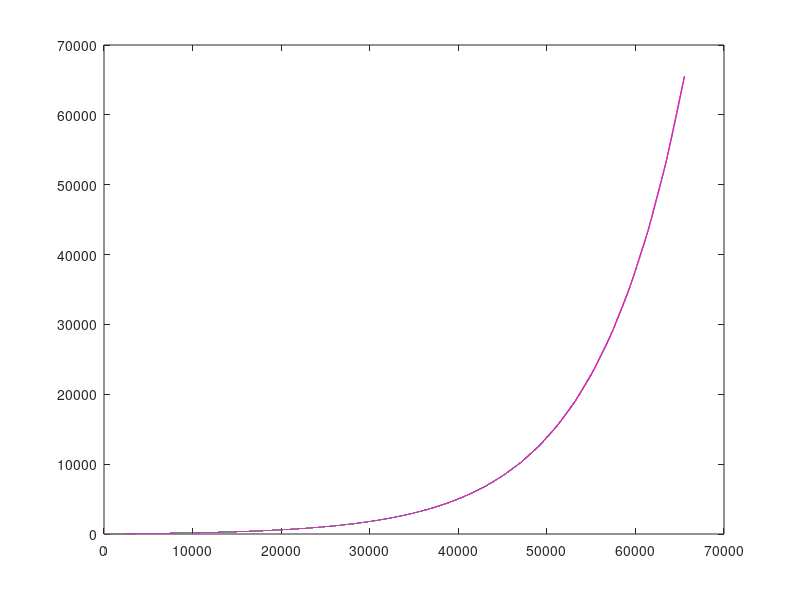

Here is the MATLAB script that generated this plot:
% real exponential characteristic
b=0:65535;
x=exp(b*0.0001);
y=(x-1.0) * (65535.0 / (exp(6.5535)-1.0));
plot(b,y);
min(y)
max(y)

% approximation
bits=5;
steps=2^(16-bits);
i=[0:steps:65535,65535];
yi=round(y(i+1));
yiif=floor(interp1(i,yi,b));
errf=(y-yiif)./y;
sum(abs(errf(isfinite(errf)))) / sum(isfinite(errf))

hold on;
plot(b,yiif,'r');

yiir=round(interp1(i,yi,b));
errr=(y-yiir)./y;
sum(abs(errr(isfinite(errr)))) / sum(isfinite(errr))

plot(b,yiir,'m');

fid=1;  % stdout
fprintf(fid,'#define BRIGHTNESS2PWM_VALUES_BITS    %d\n',bits);
fprintf(fid,'#define BRIGHTNESS2PWM_VALUES_SHIFT   (16 - BRIGHTNESS2PWM_VALUES_BITS)\n');
fprintf(fid,'#define BRIGHTNESS2PWM_VALUES_MASK    ((1 << BRIGHTNESS2PWM_VALUES_SHIFT)-1)\n');
fprintf(fid,'#define BRIGHTNESS2PWM_VALUES_COUNT   ((1 << BRIGHTNESS2PWM_VALUES_BITS) + 1)\n');
fprintf(fid,'const uint16_t Brightness2PWMValues[BRIGHTNESS2PWM_VALUES_COUNT] = {\n');
fprintf(fid,' ');
for n = 1:(length(yi)-1)
  fprintf(fid,' %5d,',yi(n));
  if mod(n,16) == 0
    fprintf(fid,'\n ');
  end
end
fprintf(fid,' %5d\n',yi(end));
fprintf(fid,'};\n');
